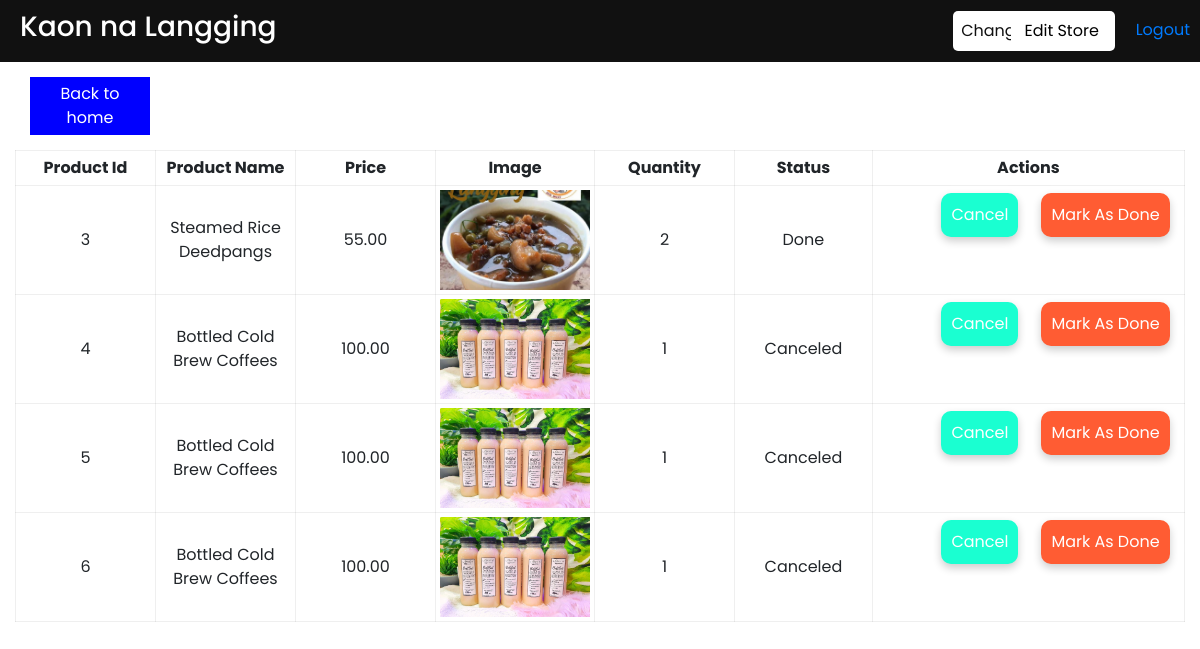
The app's page /AdminOrderStatus.php (signed in) with its own data.
### tables this page shows
CREATE TABLE `buy` (
  `buy` int(10) NOT NULL,
  `uname` varchar(100) NOT NULL,
  `price` decimal(10,2) NOT NULL,
  `quantity` int(11) NOT NULL,
  `image` varchar(200) NOT NULL,
  `client` varchar(250) NOT NULL,
  `stock` int(11) NOT NULL,
  `stock2` int(11) NOT NULL,
  `product_id` int(11) NOT NULL,
  `date` varchar(255) NOT NULL,
  `status` varchar(50) NOT NULL DEFAULT 'Pending'
);

### AdminOrderStatus.php (the view, shortened to what this page needs)
<?php
   require('./dbconnection.php');
        $id=$_SESSION['id'];
        $query = "SELECT * FROM login where id='$id'";
        $query_run = mysqli_query($connection, $query);
        $row=mysqli_fetch_array($query_run);
?>
<!DOCTYPE html>
<html>
<head>
  <link rel="stylesheet" href="bootstrap/bootstrap.css" >
</head>
<body>
<header>
  <div class="header-container">
    <div class="header-1">
       <h3 style="color:#ffff;position: relative;left: 10px"><?php echo $row['store_name'] ?></h3>
    </div>
    <div class="head">
         <button type="button" data-toggle='modal' data-target="#editPassword">Change Password</button>
    </div>
    <div class="header-2">
        <button type="button" class="btn btn-edit-store" data-toggle="modal" data-target="#editStore">
          Edit Store
      </button>
       <a href="logout.php">Logout</a>
     </div>
</div>
</header>
<main>
<a href="admin.php">
    <button type="button" class="btns" >
      Back to home
    </button>
</a>
<div class="container-fluid">
            <?php
               $stores=$_SESSION['store'];
               $query = "SELECT b.buy, b.price, b.quantity, b.image, b.product_id ,b.uname, b.status FROM buy b inner join product p on b.product_id = p.p_id where p.store_name = '$stores'";
               $query_run = mysqli_query($connection, $query);
               $location='store_img/';
            ?>
                <table cellspacing="0">
                    <thead>
                        <tr>
                            <th>Product Id</th>
                            <th>Product Name </th>
                            <th>Price </th>
                            <th>Image</th>
                            <th>Quantity</th>
                            <th>Status</th>
                            <th>Actions</th>
                        </tr>
                    </thead>
                    <tbody>
                        <?php
                        if(mysqli_num_rows($query_run) > 0)
                        {
                            while($row = mysqli_fetch_assoc($query_run))
                            {
                        ?>
                            <tr>
                                <td class="column"><?php  echo $row['buy']; ?></td>
                                <td class="column"><?php  echo $row['uname']; ?></td>
                                <td class="column"><?php  echo $row['price']; ?></td>
                                <td style="padding: 4px" class="img"><img src=<?php echo $location.$row["image"];?>></td>
                                <td class="column"><?php  echo $row['quantity']; ?></td>
                               	<td><?php  echo $row['status']; ?></td>
                                <td class="btn">
                                   <a style="background-color: #1affd1;width: auto;" href="AdminOrderStatusCancel.php?buyID=<?php echo $row["buy"]; ?>">Cancel</a>
                                </td>
                                <td class="btn">
                                    <a style="background-color: #ff5c33;width: auto" href="AdminOrderStatusDone.php?buyID=<?php echo $row["buy"]; ?>">Mark As Done</a>
                                </td>
                            </tr>
                        <?php
                            }
                        }
                        else {
                            echo "No Record Found";
                        }
                        ?>
                    </tbody>
                </table>
            </div>
</main>
</body>
</html>

### AdminOrderStatus.php (style rules this page uses)
* { padding: 0px; margin:0px; box-sizing: border-box; }
body { font-family: 'Poppins', sans-serif; }
td { text-align: center; }
img { width: 150px;height: 100px; object-fit: cover; }
.btn { width: 100px; }
.img { width: 130px; }
.column { width: 140px; }
.btn a { text-decoration: none;color: #ffff; padding: 10px;border-radius: 10px;display: inline-block;width: 50px; box-shadow: 0 4px 8px 0 rgba(0, 0, 0, 0.2), 0 6px 20px 0 }
main { position: relative; top: 30px; }
.header-container { display: flex; justify-content: space-between; align-items: center; background-color: #111; padding: 10px; }
.header-1 { margin-right: 70px; }
.btns { background-color: red; width: 120px; position: relative; top: -15px; left: 30px; border: none; padding: 5px; color: #fff; background-color: blue; }
table { width: 100%; }
th,tr,td { text-align: center; border: 1px solid #1111; padding: 5px; }
.btn-edit-store { position: relative; left: -20px; background-color: #ffff; }
.head button { border: none; padding: 8px; border-radius: 5px; color: #111; background-color:#ffff; position: relative; left:350px; cursor: pointer; }

### records on screen
buy: buy "3", uname "Steamed Rice Deedpangs", price "55.00", image (picture), quantity "2", status "Done"
buy: buy "4", uname "Bottled Cold Brew Coffees", price "100.00", image (picture), quantity "1", status "Canceled"
buy: buy "5", uname "Bottled Cold Brew Coffees", price "100.00", image (picture), quantity "1", status "Canceled"
buy: buy "6", uname "Bottled Cold Brew Coffees", price "100.00", image (picture), quantity "1", status "Canceled"

### other values on screen
$row['store_name'] "Kaon na Langging"
